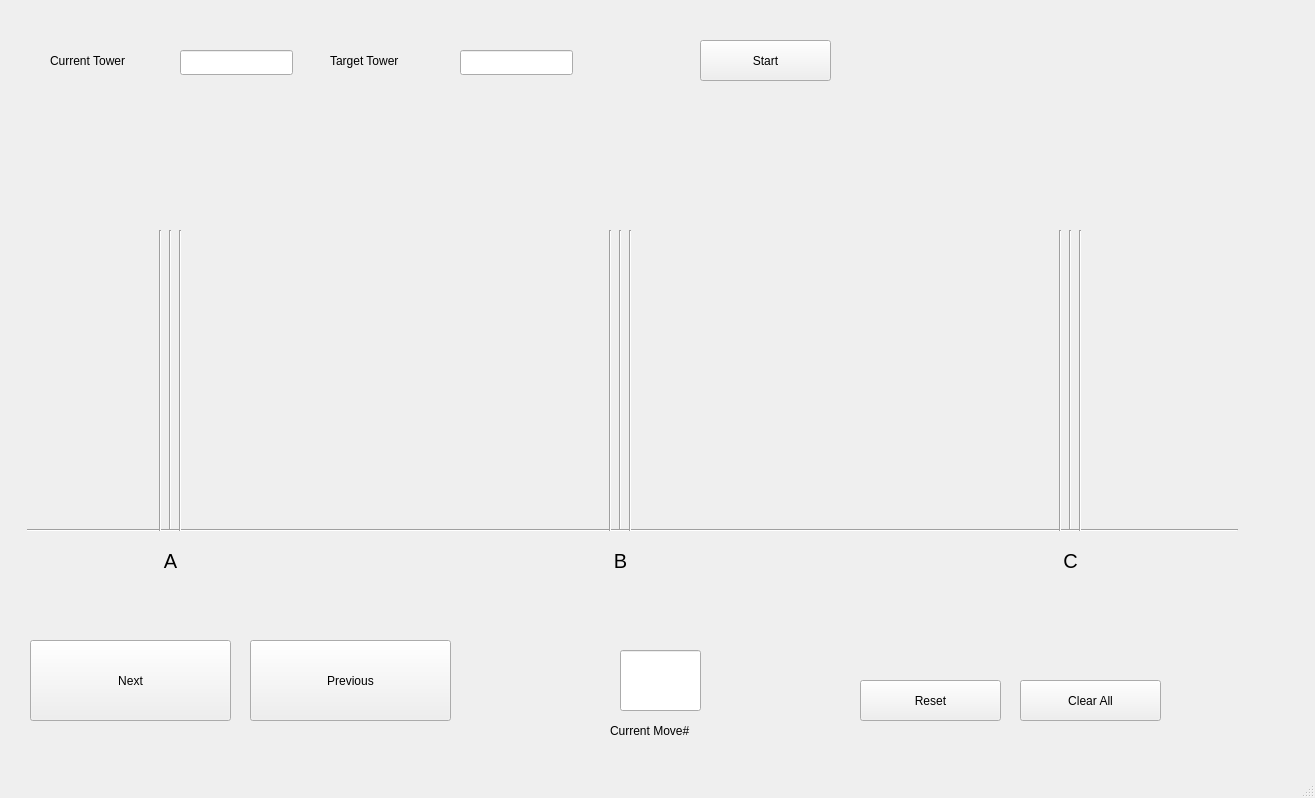
<?xml version="1.0" encoding="UTF-8"?>
<ui version="4.0">
 <class>TOH_Animation</class>
 <widget class="QMainWindow" name="TOH_Animation">
  <property name="geometry">
   <rect>
    <x>0</x>
    <y>0</y>
    <width>1315</width>
    <height>798</height>
   </rect>
  </property>
  <property name="windowTitle">
   <string>TOH_Animation</string>
  </property>
  <widget class="QWidget" name="centralwidget">
   <widget class="QPushButton" name="previous">
    <property name="geometry">
     <rect>
      <x>250</x>
      <y>640</y>
      <width>201</width>
      <height>81</height>
     </rect>
    </property>
    <property name="text">
     <string>Previous</string>
    </property>
   </widget>
   <widget class="QPushButton" name="Reset">
    <property name="geometry">
     <rect>
      <x>860</x>
      <y>680</y>
      <width>141</width>
      <height>41</height>
     </rect>
    </property>
    <property name="text">
     <string>Reset</string>
    </property>
   </widget>
   <widget class="Line" name="line">
    <property name="geometry">
     <rect>
      <x>160</x>
      <y>230</y>
      <width>21</width>
      <height>301</height>
     </rect>
    </property>
    <property name="orientation">
     <enum>Qt::Vertical</enum>
    </property>
   </widget>
   <widget class="Line" name="line_2">
    <property name="geometry">
     <rect>
      <x>610</x>
      <y>230</y>
      <width>21</width>
      <height>301</height>
     </rect>
    </property>
    <property name="orientation">
     <enum>Qt::Vertical</enum>
    </property>
   </widget>
   <widget class="Line" name="line_3">
    <property name="geometry">
     <rect>
      <x>1060</x>
      <y>230</y>
      <width>21</width>
      <height>301</height>
     </rect>
    </property>
    <property name="orientation">
     <enum>Qt::Vertical</enum>
    </property>
   </widget>
   <widget class="Line" name="line_4">
    <property name="geometry">
     <rect>
      <x>27</x>
      <y>520</y>
      <width>1211</width>
      <height>20</height>
     </rect>
    </property>
    <property name="orientation">
     <enum>Qt::Horizontal</enum>
    </property>
   </widget>
   <widget class="QLabel" name="label">
    <property name="geometry">
     <rect>
      <x>110</x>
      <y>540</y>
      <width>121</width>
      <height>41</height>
     </rect>
    </property>
    <property name="font">
     <font>
      <pointsize>15</pointsize>
     </font>
    </property>
    <property name="text">
     <string>A</string>
    </property>
    <property name="alignment">
     <set>Qt::AlignCenter</set>
    </property>
   </widget>
   <widget class="QLabel" name="label_2">
    <property name="geometry">
     <rect>
      <x>560</x>
      <y>540</y>
      <width>121</width>
      <height>41</height>
     </rect>
    </property>
    <property name="font">
     <font>
      <pointsize>15</pointsize>
     </font>
    </property>
    <property name="text">
     <string>B</string>
    </property>
    <property name="scaledContents">
     <bool>true</bool>
    </property>
    <property name="alignment">
     <set>Qt::AlignCenter</set>
    </property>
   </widget>
   <widget class="QLabel" name="label_3">
    <property name="geometry">
     <rect>
      <x>1010</x>
      <y>540</y>
      <width>121</width>
      <height>41</height>
     </rect>
    </property>
    <property name="font">
     <font>
      <pointsize>15</pointsize>
     </font>
    </property>
    <property name="text">
     <string>C</string>
    </property>
    <property name="alignment">
     <set>Qt::AlignCenter</set>
    </property>
   </widget>
   <widget class="QLineEdit" name="lineEdit_current">
    <property name="geometry">
     <rect>
      <x>180</x>
      <y>50</y>
      <width>113</width>
      <height>25</height>
     </rect>
    </property>
   </widget>
   <widget class="QLabel" name="label_4">
    <property name="geometry">
     <rect>
      <x>50</x>
      <y>40</y>
      <width>111</width>
      <height>41</height>
     </rect>
    </property>
    <property name="text">
     <string>Current Tower</string>
    </property>
   </widget>
   <widget class="QLabel" name="label_5">
    <property name="geometry">
     <rect>
      <x>330</x>
      <y>40</y>
      <width>111</width>
      <height>41</height>
     </rect>
    </property>
    <property name="text">
     <string>Target Tower</string>
    </property>
   </widget>
   <widget class="QLineEdit" name="lineEdit_target">
    <property name="geometry">
     <rect>
      <x>460</x>
      <y>50</y>
      <width>113</width>
      <height>25</height>
     </rect>
    </property>
   </widget>
   <widget class="QPushButton" name="start">
    <property name="geometry">
     <rect>
      <x>700</x>
      <y>40</y>
      <width>131</width>
      <height>41</height>
     </rect>
    </property>
    <property name="text">
     <string>Start</string>
    </property>
   </widget>
   <widget class="Line" name="line_5">
    <property name="geometry">
     <rect>
      <x>150</x>
      <y>230</y>
      <width>21</width>
      <height>301</height>
     </rect>
    </property>
    <property name="orientation">
     <enum>Qt::Vertical</enum>
    </property>
   </widget>
   <widget class="Line" name="line_6">
    <property name="geometry">
     <rect>
      <x>170</x>
      <y>230</y>
      <width>21</width>
      <height>301</height>
     </rect>
    </property>
    <property name="orientation">
     <enum>Qt::Vertical</enum>
    </property>
   </widget>
   <widget class="Line" name="line_7">
    <property name="geometry">
     <rect>
      <x>600</x>
      <y>230</y>
      <width>21</width>
      <height>301</height>
     </rect>
    </property>
    <property name="orientation">
     <enum>Qt::Vertical</enum>
    </property>
   </widget>
   <widget class="Line" name="line_8">
    <property name="geometry">
     <rect>
      <x>620</x>
      <y>230</y>
      <width>21</width>
      <height>301</height>
     </rect>
    </property>
    <property name="orientation">
     <enum>Qt::Vertical</enum>
    </property>
   </widget>
   <widget class="Line" name="line_9">
    <property name="geometry">
     <rect>
      <x>1070</x>
      <y>230</y>
      <width>21</width>
      <height>301</height>
     </rect>
    </property>
    <property name="orientation">
     <enum>Qt::Vertical</enum>
    </property>
   </widget>
   <widget class="Line" name="line_10">
    <property name="geometry">
     <rect>
      <x>1050</x>
      <y>230</y>
      <width>21</width>
      <height>301</height>
     </rect>
    </property>
    <property name="orientation">
     <enum>Qt::Vertical</enum>
    </property>
   </widget>
   <widget class="QLabel" name="label_d1">
    <property name="geometry">
     <rect>
      <x>30</x>
      <y>450</y>
      <width>281</width>
      <height>71</height>
     </rect>
    </property>
    <property name="font">
     <font>
      <pointsize>15</pointsize>
     </font>
    </property>
    <property name="text">
     <string/>
    </property>
    <property name="alignment">
     <set>Qt::AlignCenter</set>
    </property>
   </widget>
   <widget class="QLabel" name="label_d2">
    <property name="geometry">
     <rect>
      <x>70</x>
      <y>400</y>
      <width>201</width>
      <height>51</height>
     </rect>
    </property>
    <property name="font">
     <font>
      <pointsize>15</pointsize>
     </font>
    </property>
    <property name="text">
     <string/>
    </property>
    <property name="alignment">
     <set>Qt::AlignCenter</set>
    </property>
   </widget>
   <widget class="QLabel" name="label_d3">
    <property name="geometry">
     <rect>
      <x>90</x>
      <y>350</y>
      <width>161</width>
      <height>51</height>
     </rect>
    </property>
    <property name="font">
     <font>
      <pointsize>15</pointsize>
     </font>
    </property>
    <property name="text">
     <string/>
    </property>
    <property name="alignment">
     <set>Qt::AlignCenter</set>
    </property>
   </widget>
   <widget class="QLabel" name="label_d1_2">
    <property name="geometry">
     <rect>
      <x>520</x>
      <y>450</y>
      <width>281</width>
      <height>71</height>
     </rect>
    </property>
    <property name="font">
     <font>
      <pointsize>15</pointsize>
     </font>
    </property>
    <property name="text">
     <string/>
    </property>
    <property name="alignment">
     <set>Qt::AlignCenter</set>
    </property>
   </widget>
   <widget class="QLabel" name="label_d2_2">
    <property name="geometry">
     <rect>
      <x>560</x>
      <y>400</y>
      <width>201</width>
      <height>51</height>
     </rect>
    </property>
    <property name="font">
     <font>
      <pointsize>15</pointsize>
     </font>
    </property>
    <property name="text">
     <string/>
    </property>
    <property name="alignment">
     <set>Qt::AlignCenter</set>
    </property>
   </widget>
   <widget class="QLabel" name="label_d3_2">
    <property name="geometry">
     <rect>
      <x>580</x>
      <y>350</y>
      <width>161</width>
      <height>51</height>
     </rect>
    </property>
    <property name="font">
     <font>
      <pointsize>15</pointsize>
     </font>
    </property>
    <property name="text">
     <string/>
    </property>
    <property name="alignment">
     <set>Qt::AlignCenter</set>
    </property>
   </widget>
   <widget class="QLabel" name="label_d3_3">
    <property name="geometry">
     <rect>
      <x>1050</x>
      <y>350</y>
      <width>161</width>
      <height>51</height>
     </rect>
    </property>
    <property name="font">
     <font>
      <pointsize>15</pointsize>
     </font>
    </property>
    <property name="text">
     <string/>
    </property>
    <property name="alignment">
     <set>Qt::AlignCenter</set>
    </property>
   </widget>
   <widget class="QLabel" name="label_d1_3">
    <property name="geometry">
     <rect>
      <x>990</x>
      <y>450</y>
      <width>281</width>
      <height>71</height>
     </rect>
    </property>
    <property name="font">
     <font>
      <pointsize>15</pointsize>
     </font>
    </property>
    <property name="text">
     <string/>
    </property>
    <property name="alignment">
     <set>Qt::AlignCenter</set>
    </property>
   </widget>
   <widget class="QLabel" name="label_d2_3">
    <property name="geometry">
     <rect>
      <x>1030</x>
      <y>400</y>
      <width>201</width>
      <height>51</height>
     </rect>
    </property>
    <property name="font">
     <font>
      <pointsize>15</pointsize>
     </font>
    </property>
    <property name="text">
     <string/>
    </property>
    <property name="alignment">
     <set>Qt::AlignCenter</set>
    </property>
   </widget>
   <widget class="QLabel" name="top_t1">
    <property name="geometry">
     <rect>
      <x>50</x>
      <y>130</y>
      <width>21</width>
      <height>17</height>
     </rect>
    </property>
    <property name="text">
     <string/>
    </property>
   </widget>
   <widget class="QLabel" name="top_t2">
    <property name="geometry">
     <rect>
      <x>520</x>
      <y>120</y>
      <width>21</width>
      <height>17</height>
     </rect>
    </property>
    <property name="text">
     <string/>
    </property>
   </widget>
   <widget class="QLabel" name="top_t3">
    <property name="geometry">
     <rect>
      <x>1060</x>
      <y>120</y>
      <width>21</width>
      <height>17</height>
     </rect>
    </property>
    <property name="text">
     <string/>
    </property>
   </widget>
   <widget class="QLabel" name="MovingDisk1">
    <property name="geometry">
     <rect>
      <x>90</x>
      <y>350</y>
      <width>161</width>
      <height>51</height>
     </rect>
    </property>
    <property name="font">
     <font>
      <pointsize>15</pointsize>
     </font>
    </property>
    <property name="text">
     <string/>
    </property>
    <property name="alignment">
     <set>Qt::AlignCenter</set>
    </property>
   </widget>
   <widget class="QLabel" name="MovingDisk2">
    <property name="geometry">
     <rect>
      <x>70</x>
      <y>400</y>
      <width>201</width>
      <height>51</height>
     </rect>
    </property>
    <property name="font">
     <font>
      <pointsize>15</pointsize>
     </font>
    </property>
    <property name="text">
     <string/>
    </property>
    <property name="alignment">
     <set>Qt::AlignCenter</set>
    </property>
   </widget>
   <widget class="QLabel" name="MovingDisk3">
    <property name="geometry">
     <rect>
      <x>30</x>
      <y>450</y>
      <width>281</width>
      <height>71</height>
     </rect>
    </property>
    <property name="font">
     <font>
      <pointsize>15</pointsize>
     </font>
    </property>
    <property name="text">
     <string/>
    </property>
    <property name="alignment">
     <set>Qt::AlignCenter</set>
    </property>
   </widget>
   <widget class="QLineEdit" name="lineEdit_4">
    <property name="geometry">
     <rect>
      <x>620</x>
      <y>650</y>
      <width>81</width>
      <height>61</height>
     </rect>
    </property>
   </widget>
   <widget class="QPushButton" name="Next">
    <property name="geometry">
     <rect>
      <x>30</x>
      <y>640</y>
      <width>201</width>
      <height>81</height>
     </rect>
    </property>
    <property name="text">
     <string>Next</string>
    </property>
   </widget>
   <widget class="QPushButton" name="clear">
    <property name="geometry">
     <rect>
      <x>1020</x>
      <y>680</y>
      <width>141</width>
      <height>41</height>
     </rect>
    </property>
    <property name="text">
     <string>Clear All</string>
    </property>
   </widget>
   <widget class="QLabel" name="label_6">
    <property name="geometry">
     <rect>
      <x>610</x>
      <y>710</y>
      <width>111</width>
      <height>41</height>
     </rect>
    </property>
    <property name="text">
     <string>Current Move#</string>
    </property>
   </widget>
  </widget>
  <widget class="QMenuBar" name="menubar">
   <property name="geometry">
    <rect>
     <x>0</x>
     <y>0</y>
     <width>1315</width>
     <height>22</height>
    </rect>
   </property>
  </widget>
  <widget class="QStatusBar" name="statusbar"/>
 </widget>
 <resources/>
 <connections/>
</ui>
